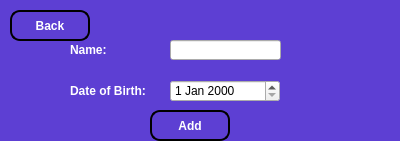
<?xml version="1.0" encoding="UTF-8"?>
<ui version="4.0">
 <class>AddArtist</class>
 <widget class="QWidget" name="AddArtist">
  <property name="geometry">
   <rect>
    <x>0</x>
    <y>0</y>
    <width>400</width>
    <height>141</height>
   </rect>
  </property>
  <property name="windowTitle">
   <string>Form</string>
  </property>
  <property name="styleSheet">
   <string notr="true">
        QWidget#AddArtist {
            background-color: #5D3FD3;
        }

        QLabel {
            color:  #FFFFFF;
            font-weight: bold;
        }

        QPushButton {
            background-color: #5D3FD3;
            color: #FFFFFF;
            border-radius: 10px;
            border: 2px solid #000000;
            font-weight: bold;
            padding: 5px;
        }

        QPushButton:hover {
            background-color: #000000;
            color: #FFFFFF;
            border: 2px solid #FFFFFF;
        }

        QPushButton:pressed {
            background-color: #4B2CA7;
            border: 2px solid #FFFFFF;
        }
    </string>
  </property>
  <widget class="QDateEdit" name="dateEdit">
   <property name="geometry">
    <rect>
     <x>170</x>
     <y>80</y>
     <width>110</width>
     <height>22</height>
    </rect>
   </property>
  </widget>
  <widget class="QLabel" name="label">
   <property name="geometry">
    <rect>
     <x>70</x>
     <y>70</y>
     <width>111</width>
     <height>41</height>
    </rect>
   </property>
   <property name="text">
    <string>Date of Birth:</string>
   </property>
  </widget>
  <widget class="QLineEdit" name="lineEdit">
   <property name="geometry">
    <rect>
     <x>170</x>
     <y>40</y>
     <width>111</width>
     <height>20</height>
    </rect>
   </property>
  </widget>
  <widget class="QLabel" name="label_2">
   <property name="geometry">
    <rect>
     <x>70</x>
     <y>40</y>
     <width>37</width>
     <height>20</height>
    </rect>
   </property>
   <property name="text">
    <string>Name:</string>
   </property>
  </widget>
  <widget class="QPushButton" name="pushButton">
   <property name="geometry">
    <rect>
     <x>10</x>
     <y>10</y>
     <width>80</width>
     <height>31</height>
    </rect>
   </property>
   <property name="text">
    <string>Back</string>
   </property>
  </widget>
  <widget class="QPushButton" name="pushButton_2">
   <property name="geometry">
    <rect>
     <x>150</x>
     <y>110</y>
     <width>80</width>
     <height>31</height>
    </rect>
   </property>
   <property name="text">
    <string>Add</string>
   </property>
  </widget>
 </widget>
 <resources/>
 <connections/>
</ui>
